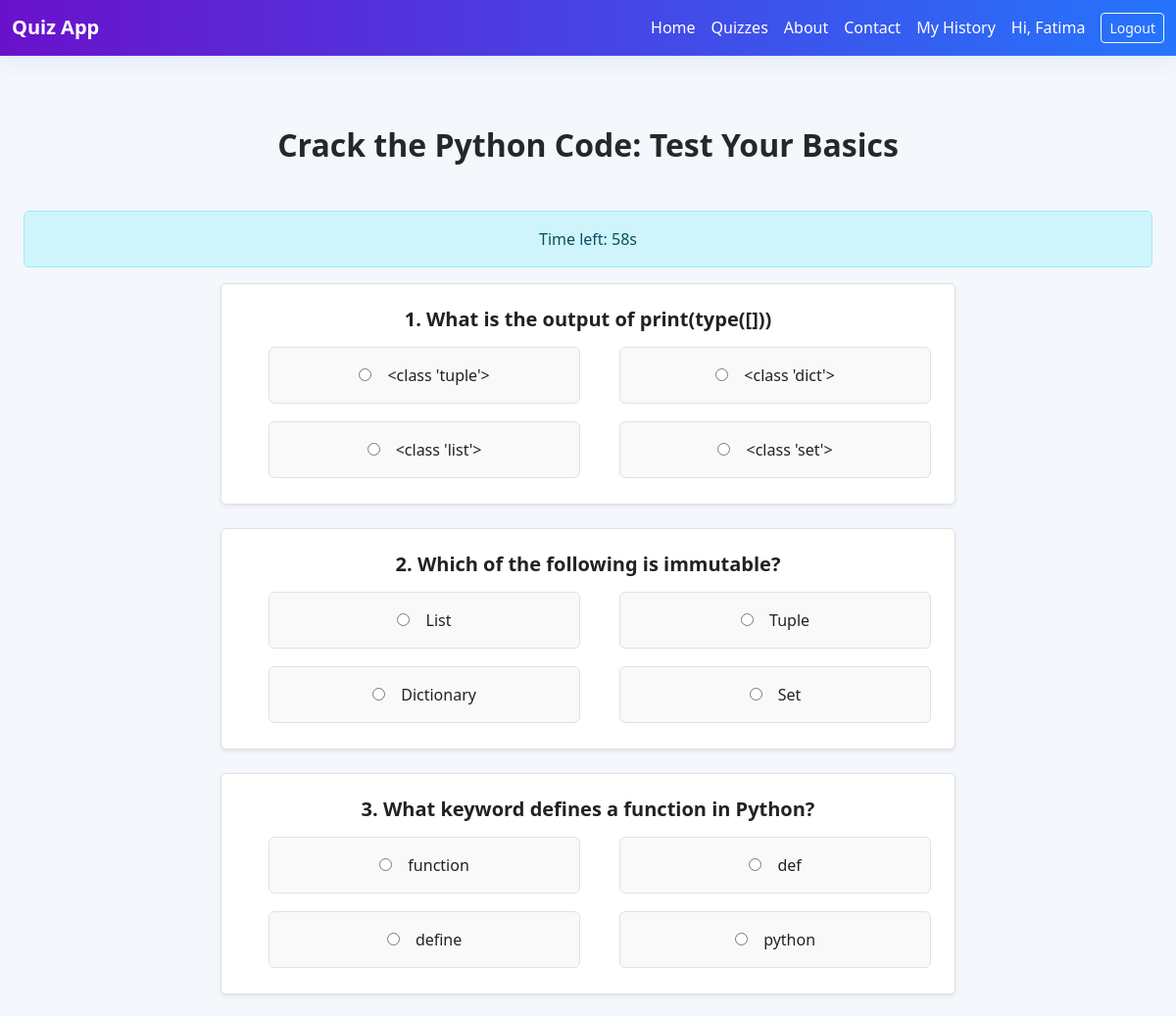
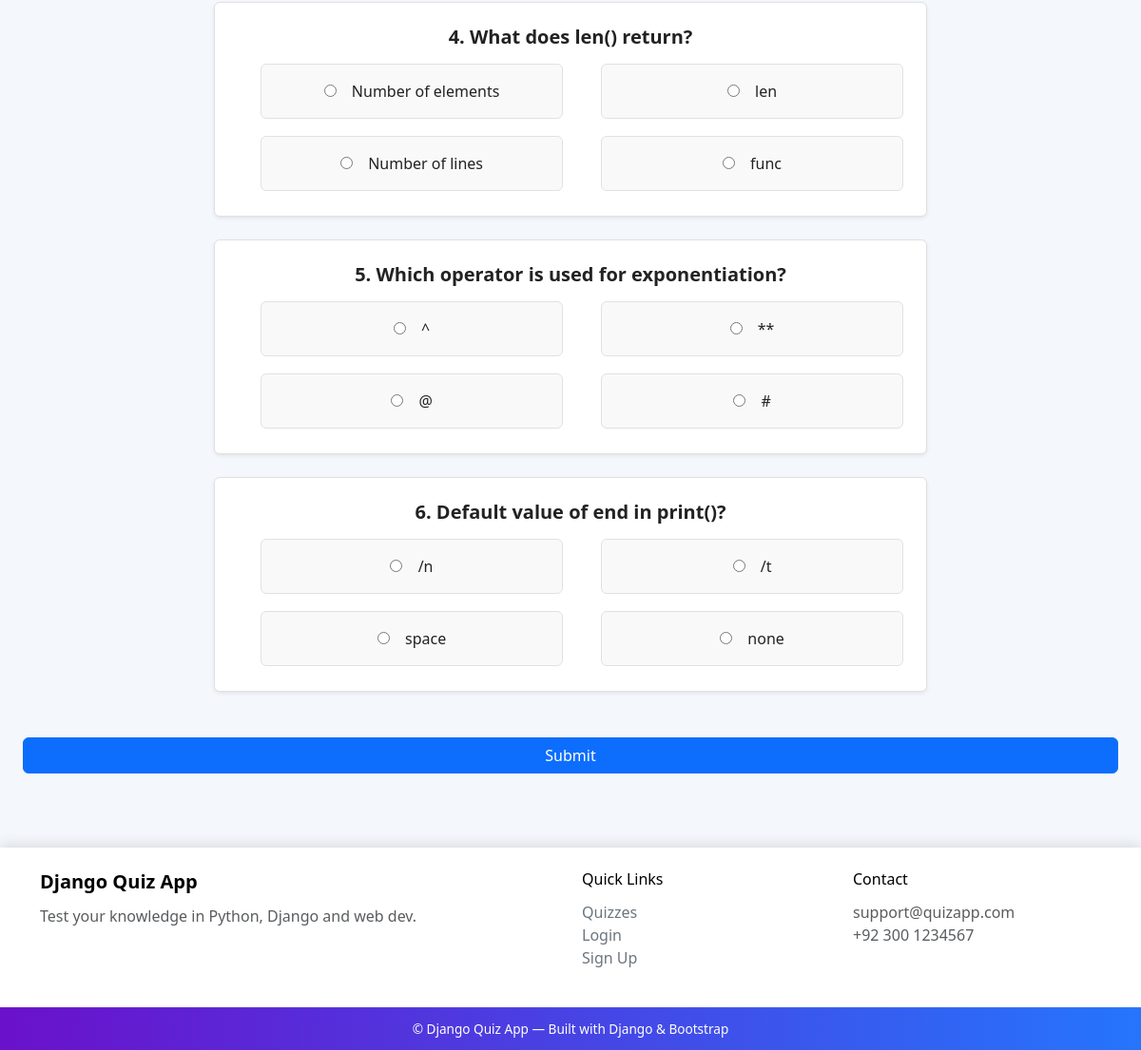
The app's page /quiz/1/ (signed in) with its own data (2 pictures, top to bottom).
### quiz/models.py (models this page shows, shortened)
class Quiz(models.Model):
    title = models.CharField(max_length=200)

class Question(models.Model):
    quiz = models.ForeignKey(Quiz, related_name="questions", on_delete=models.CASCADE)
    question_text = models.CharField(max_length=255)

class Choice(models.Model):
    question = models.ForeignKey(Question, related_name="choices", on_delete=models.CASCADE)
    choice_text = models.CharField(max_length=255)
    is_correct = models.BooleanField(default=False)

### quiz/views.py (the view, shortened to what this page needs)
# urls.py: path('<int:quiz_id>/', views.quiz_detail, name="quiz_detail"),  # specific quiz
@login_required
def quiz_detail(request, quiz_id):
    quiz = get_object_or_404(Quiz, id=quiz_id)
    questions = quiz.questions.all()
    return render(request, "quiz/quiz_detail.html", {
        "quiz": quiz,
        "questions": questions,
    })

### templates/quiz/quiz_detail.html (shortened to what this page needs)
{% extends "base.html" %}
{% block content %}
<div class="quiz-container container mt-5">
<h2 class="text-center mb-5">{{ quiz.title }}</h2>
  <form id="quizForm" method="post">
    {% for q in questions %}
      <div class="question-box mx-auto mb-4 p-4 shadow-sm rounded">
      <h5 class="fw-bold mb-3 text-center">{{ forloop.counter }}. {{ q.question_text }}</h5>
      <div class="row g-3">
        {% for choice in q.choices.all %}
          <div class="col-md-6">
            <div class="form-check">
              <label class="choice-item w-100 p-3 border rounded">
                <input type="radio" name="question_{{ q.id }}" value="{{ choice.id }}">
                {{ choice.choice_text }}
              </label>
            </div>
          </div>
          {% endfor %}
      </div>
    </div>
    {% endfor %}
  <button type="submit" class="btn btn-primary w-100 mt-4">Submit</button>
  </form>
</div>
{% endblock %}

### templates/base.html (shortened to what this page needs)
{% load static %}
<!DOCTYPE html>
<html lang="en">
<head>
  <link href="https://cdn.jsdelivr.net/npm/bootstrap@5.3.2/dist/css/bootstrap.min.css" rel="stylesheet">
  <link rel="stylesheet" href="{% static 'css/style.css' %}">
</head>
<body class="d-flex flex-column min-vh-100">
  <nav class="navbar navbar-expand-lg navbar-light custom-navbar">
  <div class="container">
    <a class="navbar-brand fw-bold text-black" href="{% url 'home' %}">Quiz App</a>
    <div class="collapse navbar-collapse" id="navbarNav">
      <ul class="navbar-nav ms-auto align-items-center">
        <li class="nav-item"><a class="nav-link" href="{% url 'home' %}">Home</a></li>
        <li class="nav-item"><a class="nav-link" href="{% url 'quiz_list' %}">Quizzes</a></li>
        <li class="nav-item"><a class="nav-link" href="{% url 'about' %}">About</a></li>
        <li class="nav-item"><a class="nav-link" href="{% url 'contact' %}">Contact</a></li>
        {% if user.is_authenticated %}
          <li class="nav-item"><a class="nav-link" href="{% url 'quiz_history' %}">My History</a></li>
          <li class="nav-item">
            <span class="nav-link">Hi, {{ user.username }}</span>
          </li>
          <li class="nav-item">
            <form method="post" action="{% url 'logout' %}" class="d-inline">
              <button type="submit" class="btn btn-outline-light btn-sm ms-2">Logout</button>
            </form>
          </li>
        {% else %}
          <li class="nav-item"><a class="nav-link" href="{% url 'login' %}">Login</a></li>
          <li class="nav-item"><a class="nav-link" href="{% url 'signup' %}">Sign Up</a></li>
        {% endif %}
      </ul>
    </div>
  </div>
</nav>
  <main class="container mt-4 mb-5">
    {% block content %}{% endblock %}
  </main>
 <footer class="footer mt-auto">
  <div class="footer-box w-100 py-4">
    <div class="container">
      <div class="row">
        <div class="col-md-6">
          <h5 class="fw-bold text-black">Django Quiz App</h5>
          <p class="text-muted">Test your knowledge in Python, Django and web dev.</p>
        </div>
        <div class="col-md-3">
          <h6 class="text-black">Quick Links</h6>
          <ul class="list-unstyled">
            <li><a class="footer-link" href="{% url 'quiz_list' %}">Quizzes</a></li>
            <li><a class="footer-link" href="{% url 'login' %}">Login</a></li>
            <li><a class="footer-link" href="{% url 'signup' %}">Sign Up</a></li>
          </ul>
        </div>
        <div class="col-md-3">
          <h6 class="text-black">Contact</h6>
          <p class="text-muted mb-0"> support@quizapp.com</p>
          <p class="text-muted mb-0">+92 300 1234567</p>
        </div>
      </div>
    </div>
  </div>
</footer>
     <div class="footer-bottom">
    © {{ now|date:"Y" }} Django Quiz App — Built with Django & Bootstrap
  </div>
</body>
</html>

### static/css/style.css (style rules this page uses)
body { background: #f4f7fb; color: #222; font-family: "Segoe UI", Roboto, "Helvetica Neue", Arial, sans-serif; }
.custom-navbar { background: linear-gradient(90deg, #6a11cb 0%, #2575fc 100%) !important; border-bottom: 1px solid rgba(255,255,255,0.06); box-shadow: 0 6px 18px rgba(37,117,252,0.08); }
.custom-navbar .navbar-brand, .custom-navbar .nav-link { color: #ffffff !important; }
.mt-4 { margin-top: 1.5rem !important; text-align: center; }
.question-box { background: #fff; border: 1px solid #e0e0e0; border-radius: 8px; max-width: 750px; }
.choice-item { display: block; align-items: center; padding: 12px 18px; border: 1px solid #ccc; border-radius: 6px; background-color: #f9f9f9; transition: 0.2s ease-in-out; font-weight: 500; cursor: pointer; }
.choice-item input[type="radio"] { margin-right: 12px; accent-color: #007bff; }
.container { max-width: 1300px; }
h2 { font-size: 2rem; font-weight: bold; color: #262727; }
.footer-box { background-color: #ffffff; border-radius: 0; box-shadow: 0 -4px 12px rgba(0, 0, 0, 0.1); padding: 30px ; margin-top: 30px; }
.footer-link { color: #6c757d; text-decoration: none; transition: color 0.3s ease; }
.footer h5, .footer h6 { margin-bottom: 12px; }
.footer-bottom { background: linear-gradient(90deg, #6a11cb 0%, #2575fc 100%); color: #ffffff; font-size: 0.85rem; padding: 12px 0; text-align: center; border-top: 1px solid rgba(255, 255, 255, 0.05); }

### records on screen
Quiz: title "Crack the Python Code: Test Your Basics"
Question: question_text "What is the output of print(type([]))"
Choice: choice_text "<class 'tuple'>"
Choice: choice_text "<class 'dict'>"
Choice: choice_text "<class 'list'>"
Choice: choice_text "<class 'set'>"
Question: question_text "Which of the following is immutable?"
Choice: choice_text "List"
Choice: choice_text "Tuple"
Choice: choice_text "Dictionary"
Choice: choice_text "Set"
Question: question_text "What keyword defines a function in Python?"
Choice: choice_text "function"
Choice: choice_text "def"
Choice: choice_text "define"
Choice: choice_text "python"
Question: question_text "What does len() return?"
Choice: choice_text "Number of elements"
Choice: choice_text "len"
Choice: choice_text "Number of lines"
Choice: choice_text "func"
Question: question_text "Which operator is used for exponentiation?"
Choice: choice_text "^"
Choice: choice_text "**"
Choice: choice_text "@"
Choice: choice_text "#"
Question: question_text "Default value of end in print()?"
Choice: choice_text "/n"
Choice: choice_text "/t"
Choice: choice_text "space"
Choice: choice_text "none"

### other values on screen
{{ user.username }} "Fatima"
